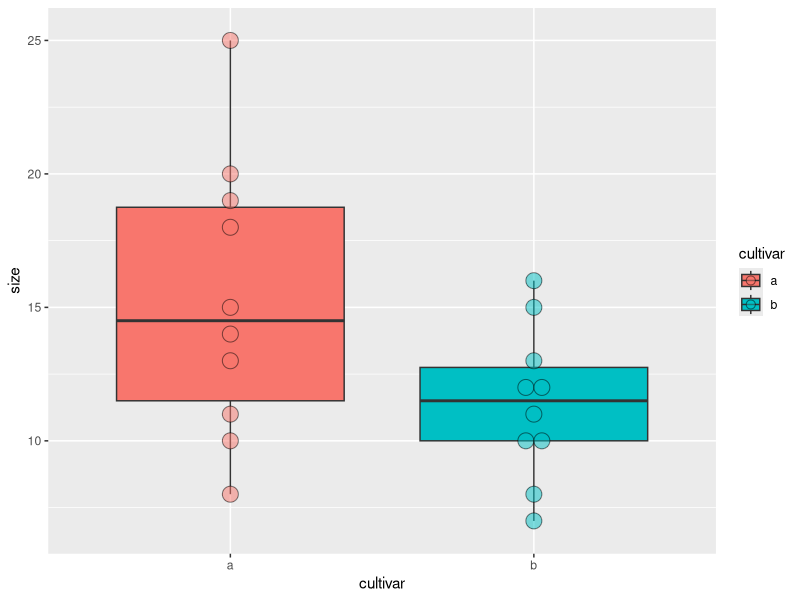
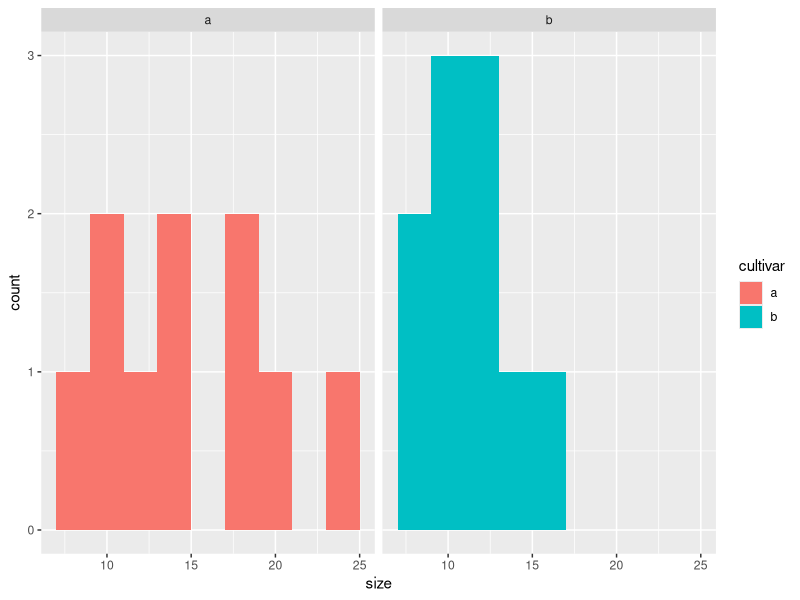

These figures' R source, in order:
#' ---
#' lesson: Statistik1
#' knitr:
#'   opts_chunk: 
#'     collapse: false 
#' ---
#' 
#' # Statistik 1: Demo
#' 
#' [Download dieses Demoscript ](../purl/Statistik1_Demo.R) (rechtsklick → speichern unter)
#' 
#' ## t-Test
#' 
#' ### Daten generieren und anschauen
#' 
## -----------------------------------------------------------------------------

# Je 10 Messwerte für Sorte a und b zu einem Data Frame im long-Format verbinden 
Messwerte_a <- c(20, 19, 25, 10, 8, 15, 13, 18, 11, 14) # Messwerte von Cultivar a
Messwerte_b <- c(12, 15, 16, 7, 8, 10, 12, 11, 13, 10) # Messwerte von Cultivar b
cultivar <- as.factor( c(rep("a", 10), rep("b", 10))) # Bezeichnug der Cultivare in der Tabelle
blume <- data.frame("cultivar" = cultivar, "size" = c(Messwerte_a, Messwerte_b)) # Data frame erstellen 


#' 
## -----------------------------------------------------------------------------

# Boxplots

library(ggplot2)

ggplot(blume, aes(x = cultivar, y = size, fill = cultivar)) +
  geom_boxplot() + # Boxplots
  geom_dotplot(binaxis = "y", stackdir = "center", alpha = 0.5) # Datenpunkte darstellen


#' 
## -----------------------------------------------------------------------------

# Histogramme

ggplot(blume, aes(x = size, fill = cultivar)) +
  geom_histogram(binwidth = 2) +
  facet_wrap(~ cultivar)


#' 
#' ### Zweiseitiger t-Test
#' 
## -----------------------------------------------------------------------------

# Links der Tilde ("~") steht immer die abhängige Variable, rechsts die erklärende(n) Variable(n)
# Alternativ kann man die Werte auch direkt in die t.test()-Funktion eigeben:
# t.test(Messwerte_a, Messwerte_b)

t.test(size ~ cultivar, data = blume) # Zweiseitig "Test auf a ≠ b" (default)


#' 
#' ### Einseitiger t-Test
#' 
## -----------------------------------------------------------------------------

t.test(size ~ cultivar, alternative = "greater",  data = blume) # Einseitig "Test auf a > b"
t.test(size ~ cultivar, alternative = "less",  data = blume) # Einseitig "Test auf a < b"


#' 
#' ### Klassischer t-Test vs. Welch Test
#' 
## -----------------------------------------------------------------------------
# Varianzen gleich: klassischer t-Test
t.test(size ~ cultivar, var.equal = TRUE, data = blume)

# Varianzen ungleich: Welch's t-Test (siehe Titelzeile des R-Outputs!)
t.test(size ~ cultivar, data = blume) # dasselbe wie var.equal = FALSE

#' 
#' ### Gepaarter t-Test
#' 
## -----------------------------------------------------------------------------
# Gepaarter t-Test: erster Wert von a wird mit erstem Wert von
# b gepaart, zweiter Wert von a mit zweitem von b ect.

t.test(Messwerte_a, Messwerte_b, paired = TRUE) # für gepaarten t-Test funktioniert Notation "size ~ cultivar" nicht


#' 
#' ## Binomialtest
#' 
#' In Klammern übergibt man die Anzahl der Erfolge und die Stichprobengrösse
#' 
## -----------------------------------------------------------------------------
binom.test(84, 200) # Anzahl Frauen im Nationalrat (≙ 42.0 %; Stand 2019)
binom.test(116, 200) # Anzahl Männer im Nationalrat (≙ 58.0 %; Stand 2019)
binom.test(3, 7) # Anzahl Frauen im Bundesrat (≙ 42.9 %; Stand 2019)

#' 
#' ## Chi-Quadrat-Test & Fishers Test
#' 
#' Ermitteln des kritischen Wertes
#' 
## -----------------------------------------------------------------------------
qchisq(0.95, 1)

#' 
#' ### Direkter Test in R (dazu Werte als Matrix nötig)
#' 
## -----------------------------------------------------------------------------
# Matrix mit Haarfarbe&Augenfarbe-Kombinationen erstellen
# 38 blond&blau, 14 dunkel&blau, 11 blond&braun, 51 dunkel&braun
count <- matrix(c(38, 14, 11, 51), nrow = 2)
count # Check
rownames(count) <- c("blond", "dunkel") # Benennen für Übersicht
colnames(count) <- c("blau", "braun") #  Benennen für Übersicht
count # Check

# Tests durchführen
chisq.test(count)
fisher.test(count)

